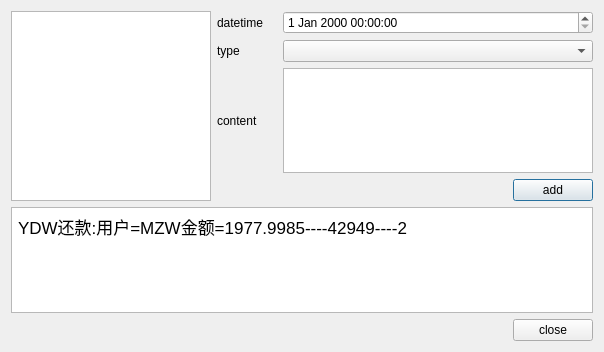
<?xml version="1.0" encoding="UTF-8"?>
<ui version="4.0">
 <class>ZInputMessageDialog</class>
 <widget class="QDialog" name="ZInputMessageDialog">
  <property name="geometry">
   <rect>
    <x>0</x>
    <y>0</y>
    <width>604</width>
    <height>352</height>
   </rect>
  </property>
  <property name="windowTitle">
   <string>Dialog</string>
  </property>
  <layout class="QVBoxLayout" name="verticalLayout_2">
   <item>
    <layout class="QHBoxLayout" name="horizontalLayout_5">
     <item>
      <widget class="ZContactListWidget" name="listWidgetContact">
       <property name="minimumSize">
        <size>
         <width>200</width>
         <height>0</height>
        </size>
       </property>
       <property name="maximumSize">
        <size>
         <width>200</width>
         <height>16777215</height>
        </size>
       </property>
      </widget>
     </item>
     <item>
      <layout class="QVBoxLayout" name="verticalLayout">
       <item>
        <layout class="QHBoxLayout" name="horizontalLayout_4">
         <item>
          <widget class="QLabel" name="label">
           <property name="minimumSize">
            <size>
             <width>60</width>
             <height>0</height>
            </size>
           </property>
           <property name="maximumSize">
            <size>
             <width>60</width>
             <height>16777215</height>
            </size>
           </property>
           <property name="text">
            <string>datetime</string>
           </property>
          </widget>
         </item>
         <item>
          <widget class="QDateTimeEdit" name="dateTimeEdit"/>
         </item>
        </layout>
       </item>
       <item>
        <layout class="QHBoxLayout" name="horizontalLayout_3">
         <item>
          <widget class="QLabel" name="label_2">
           <property name="minimumSize">
            <size>
             <width>60</width>
             <height>0</height>
            </size>
           </property>
           <property name="maximumSize">
            <size>
             <width>60</width>
             <height>16777215</height>
            </size>
           </property>
           <property name="text">
            <string>type</string>
           </property>
          </widget>
         </item>
         <item>
          <widget class="QComboBox" name="comboBox"/>
         </item>
        </layout>
       </item>
       <item>
        <layout class="QHBoxLayout" name="horizontalLayout">
         <item>
          <widget class="QLabel" name="label_3">
           <property name="minimumSize">
            <size>
             <width>60</width>
             <height>0</height>
            </size>
           </property>
           <property name="maximumSize">
            <size>
             <width>60</width>
             <height>16777215</height>
            </size>
           </property>
           <property name="text">
            <string>content</string>
           </property>
          </widget>
         </item>
         <item>
          <widget class="QTextEdit" name="textEditContent"/>
         </item>
        </layout>
       </item>
       <item>
        <layout class="QHBoxLayout" name="horizontalLayout_2">
         <item>
          <spacer name="horizontalSpacer">
           <property name="orientation">
            <enum>Qt::Horizontal</enum>
           </property>
           <property name="sizeHint" stdset="0">
            <size>
             <width>40</width>
             <height>20</height>
            </size>
           </property>
          </spacer>
         </item>
         <item>
          <widget class="QPushButton" name="btnAdd">
           <property name="text">
            <string>add</string>
           </property>
          </widget>
         </item>
        </layout>
       </item>
      </layout>
     </item>
    </layout>
   </item>
   <item>
    <widget class="QTextEdit" name="textEditAutoContent">
     <property name="html">
      <string>&lt;!DOCTYPE HTML PUBLIC &quot;-//W3C//DTD HTML 4.0//EN&quot; &quot;http://www.w3.org/TR/REC-html40/strict.dtd&quot;&gt;
&lt;html&gt;&lt;head&gt;&lt;meta name=&quot;qrichtext&quot; content=&quot;1&quot; /&gt;&lt;style type=&quot;text/css&quot;&gt;
p, li { white-space: pre-wrap; }
&lt;/style&gt;&lt;/head&gt;&lt;body style=&quot; font-family:'.SF NS Text'; font-size:13pt; font-weight:400; font-style:normal;&quot;&gt;
&lt;table border=&quot;0&quot; style=&quot; margin-top:0px; margin-bottom:0px; margin-left:0px; margin-right:0px;&quot; cellspacing=&quot;2&quot; cellpadding=&quot;0&quot;&gt;
&lt;tr&gt;
&lt;td width=&quot;477&quot;&gt;
&lt;p style=&quot; margin-top:0px; margin-bottom:0px; margin-left:0px; margin-right:0px; -qt-block-indent:0; text-indent:0px;&quot;&gt;YDW还款:用户=MZW金额=1977.9985----42949----2&lt;/p&gt;&lt;/td&gt;&lt;/tr&gt;&lt;/table&gt;&lt;/body&gt;&lt;/html&gt;</string>
     </property>
    </widget>
   </item>
   <item>
    <layout class="QHBoxLayout" name="horizontalLayout_6">
     <item>
      <spacer name="horizontalSpacer_2">
       <property name="orientation">
        <enum>Qt::Horizontal</enum>
       </property>
       <property name="sizeHint" stdset="0">
        <size>
         <width>40</width>
         <height>20</height>
        </size>
       </property>
      </spacer>
     </item>
     <item>
      <widget class="QPushButton" name="btnClose">
       <property name="text">
        <string>close</string>
       </property>
      </widget>
     </item>
    </layout>
   </item>
  </layout>
 </widget>
 <customwidgets>
  <customwidget>
   <class>ZContactListWidget</class>
   <extends>QListWidget</extends>
   <header>zcontactlistwidget.h</header>
  </customwidget>
 </customwidgets>
 <resources/>
 <connections/>
</ui>
